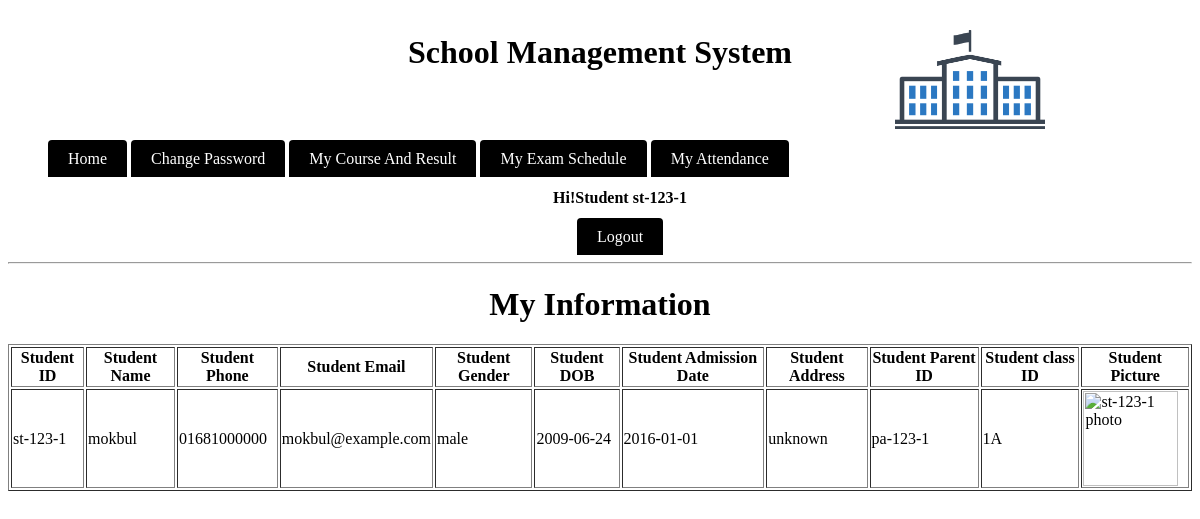
/module/student (signed in), run on the app's committed database.
### tables this page shows
CREATE TABLE IF NOT EXISTS `students` (
  `id` varchar(20) NOT NULL,
  `name` varchar(20) NOT NULL,
  `password` varchar(20) NOT NULL,
  `phone` varchar(13) NOT NULL,
  `email` varchar(20) NOT NULL,
  `sex` varchar(7) NOT NULL,
  `dob` date NOT NULL,
  `addmissiondate` date NOT NULL,
  `address` varchar(50) NOT NULL,
  `parentid` varchar(20) NOT NULL,
  `classid` varchar(20) NOT NULL,
  UNIQUE KEY `id` (`id`)
);

### module/student/main.php (called while the page is built, shortened)
<?php
$check=$_SESSION['login_id'];
$session=mysql_query("SELECT name  FROM students WHERE id='$check' ");
$row=mysql_fetch_array($session);
$login_session = $loged_user_name = $row['name'];
?>

### module/student/index.php (the view, shortened to what this page needs)
<?php
include_once('main.php');
$st=mysql_query("SELECT *  FROM students WHERE id='$check' ");
$stinfo=mysql_fetch_array($st);
?>
<html>
    <head>
		    <link rel="stylesheet" type="text/css" href="../../source/CSS/style.css">
		</head>
    <body>
			 <div class="header"><h1>School Management System</h1></div>
			  <div class="divtopcorner">
				    <img src="../../source/logo.jpg" height="150" width="150" alt="School Management System"/>
				</div>
			<br/><br/>
				<ul>
				    <li class="manulist" >
						    <a class ="menulista" href="index.php">Home</a>
						        <a class ="menulista" href="modify.php">Change Password</a>
								<a class ="menulista" href="course.php">My Course And Result</a>
								<a class ="menulista" href="exam.php">My Exam Schedule</a>
								<a class ="menulista" href="attendance.php">My Attendance</a>
								<div align="center">
								<h4>Hi!Student <?php echo $check." ";?> </h4>
								<a class ="menulista" href="logout.php" onmouseover="changemouseover(this);" onmouseout="changemouseout(this,'<?php echo ucfirst($loged_user_name);?>');"><?php echo "Logout";?></a>
						</div>
						</li>
				</ul>
			  <hr/>
			  <div align="center">
			  	<h1>My Information</h1>
			  <table border="1">
			  <tr>
			  <th>Student ID</th>
			  <th>Student Name</th>
			  <th>Student Phone</th>
			  <th>Student Email</th>
			  <th>Student Gender</th>
			  <th>Student DOB</th>
			  <th>Student Admission Date</th>
			  <th>Student Address</th>
			  <th>Student Parent ID</th>
			  <th>Student class ID</th>
			  <th>Student Picture</th>
			  </tr>
			  <tr>
			  <td><?php echo $stinfo['id'];?></td>
			  <td><?php echo $stinfo['name'];?></td>
			  <td><?php echo $stinfo['phone'];?></td>
			  <td><?php echo $stinfo['email'];?></td>
			  <td><?php echo $stinfo['sex'];?></td>
			  <td><?php echo $stinfo['dob'];?></td>
			  <td><?php echo $stinfo['addmissiondate'];?></td>
			  <td><?php echo $stinfo['address'];?></td>
			  <td><?php echo $stinfo['parentid'];?></td>
			  <td><?php echo $stinfo['classid'];?></td>
			  <td><img src="../images/<?php echo $check.".jpg";?>" height="95" width="95" alt="<?php echo $check." photo";?> "/></td>
			  </tr>
		</body>
</html>

### source/CSS/style.css (style rules this page uses)
.divtopcorner { position:absolute; top:0px; right: 150px; color:black; text-align:center; padding:5px; }
.header { color:black; text-align:center; padding:5px; }
.manulist { display:inline; left:100px; }
.menulista { background-color: black; color: white; padding: 10px 20px; text-decoration: none; border-radius: 4px 4px 0 0; }

### data on the page
students: id "st-123-1", name "mokbul", phone "01681000000", email "mokbul@example.com", sex "male", dob "2009-06-24", addmissiondate "2016-01-01", address "unknown", parentid "pa-123-1", classid "1A"

### other printed values
$check "st-123-1"
